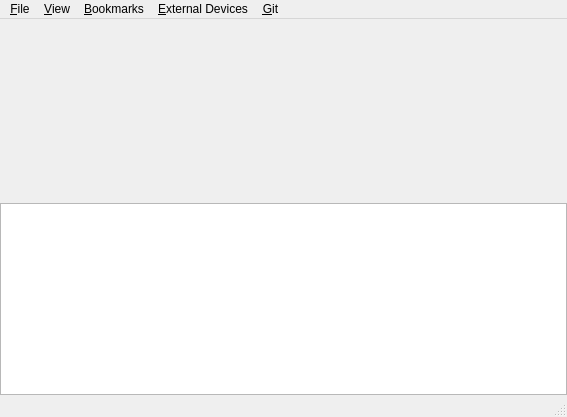
<?xml version="1.0" encoding="UTF-8"?>
<ui version="4.0">
 <class>MainUI</class>
 <widget class="QMainWindow" name="MainUI">
  <property name="geometry">
   <rect>
    <x>0</x>
    <y>0</y>
    <width>567</width>
    <height>417</height>
   </rect>
  </property>
  <property name="windowTitle">
   <string>Insight</string>
  </property>
  <widget class="QWidget" name="centralwidget">
   <layout class="QVBoxLayout" name="verticalLayout_3">
    <property name="leftMargin">
     <number>0</number>
    </property>
    <property name="topMargin">
     <number>0</number>
    </property>
    <property name="rightMargin">
     <number>0</number>
    </property>
    <property name="bottomMargin">
     <number>0</number>
    </property>
    <item>
     <widget class="QStackedWidget" name="stackedWidget">
      <property name="currentIndex">
       <number>0</number>
      </property>
      <widget class="QWidget" name="page_browser">
       <layout class="QHBoxLayout" name="BrowserPageLayout">
        <property name="spacing">
         <number>0</number>
        </property>
        <property name="leftMargin">
         <number>0</number>
        </property>
        <property name="topMargin">
         <number>0</number>
        </property>
        <property name="rightMargin">
         <number>0</number>
        </property>
        <property name="bottomMargin">
         <number>0</number>
        </property>
        <item>
         <widget class="QScrollArea" name="scroll_browsers">
          <property name="frameShape">
           <enum>QFrame::NoFrame</enum>
          </property>
          <property name="verticalScrollBarPolicy">
           <enum>Qt::ScrollBarAlwaysOff</enum>
          </property>
          <property name="sizeAdjustPolicy">
           <enum>QAbstractScrollArea::AdjustToContents</enum>
          </property>
          <property name="widgetResizable">
           <bool>true</bool>
          </property>
          <widget class="QWidget" name="scrollAreaWidgetContents">
           <property name="geometry">
            <rect>
             <x>0</x>
             <y>0</y>
             <width>567</width>
             <height>175</height>
            </rect>
           </property>
           <layout class="QHBoxLayout" name="BrowserLayout">
            <property name="spacing">
             <number>0</number>
            </property>
            <property name="leftMargin">
             <number>0</number>
            </property>
            <property name="topMargin">
             <number>0</number>
            </property>
            <property name="rightMargin">
             <number>0</number>
            </property>
            <property name="bottomMargin">
             <number>0</number>
            </property>
           </layout>
          </widget>
         </widget>
        </item>
       </layout>
      </widget>
      <widget class="QWidget" name="page_player"/>
      <widget class="QWidget" name="page_image"/>
     </widget>
    </item>
    <item>
     <widget class="QTreeView" name="transferTreeView">
      <property name="sizePolicy">
       <sizepolicy hsizetype="Expanding" vsizetype="Minimum">
        <horstretch>0</horstretch>
        <verstretch>0</verstretch>
       </sizepolicy>
      </property>
     </widget>
    </item>
   </layout>
  </widget>
  <widget class="QMenuBar" name="menubar">
   <property name="geometry">
    <rect>
     <x>0</x>
     <y>0</y>
     <width>567</width>
     <height>22</height>
    </rect>
   </property>
   <widget class="QMenu" name="menuFile">
    <property name="title">
     <string>&amp;File</string>
    </property>
    <addaction name="actionNew_Window"/>
    <addaction name="actionNew_Tab"/>
    <addaction name="actionSearch"/>
    <addaction name="separator"/>
    <addaction name="actionNew_Dir"/>
    <addaction name="separator"/>
    <addaction name="actionClose_Browser"/>
    <addaction name="separator"/>
    <addaction name="actionOpen_as_Root"/>
    <addaction name="separator"/>
    <addaction name="actionClose"/>
   </widget>
   <widget class="QMenu" name="menuView">
    <property name="title">
     <string>&amp;View</string>
    </property>
    <widget class="QMenu" name="menuView_Mode">
     <property name="title">
      <string>View Mode</string>
     </property>
     <addaction name="actionTabs"/>
    </widget>
    <widget class="QMenu" name="menuSort_Mode">
     <property name="title">
      <string>Sort Mode</string>
     </property>
    </widget>
    <addaction name="actionRefresh"/>
    <addaction name="separator"/>
    <addaction name="actionShow_Thumbnails"/>
    <addaction name="actionView_Hidden_Files"/>
    <addaction name="actionVerify_File_Delete"/>
    <addaction name="separator"/>
    <addaction name="menuView_Mode"/>
    <addaction name="menuSort_Mode"/>
   </widget>
   <widget class="QMenu" name="menuBookmarks">
    <property name="title">
     <string>&amp;Bookmarks</string>
    </property>
    <addaction name="actionManage_Bookmarks"/>
    <addaction name="actionAdd_Bookmark"/>
    <addaction name="separator"/>
   </widget>
   <widget class="QMenu" name="menuExternal_Devices">
    <property name="title">
     <string>&amp;External Devices</string>
    </property>
    <addaction name="actionScan"/>
    <addaction name="separator"/>
   </widget>
   <widget class="QMenu" name="menuGit">
    <property name="title">
     <string>&amp;Git</string>
    </property>
    <addaction name="actionRepo_Status"/>
    <addaction name="actionClone_Repository"/>
   </widget>
   <addaction name="menuFile"/>
   <addaction name="menuView"/>
   <addaction name="menuBookmarks"/>
   <addaction name="menuExternal_Devices"/>
   <addaction name="menuGit"/>
  </widget>
  <widget class="QStatusBar" name="statusbar"/>
  <action name="actionNew_Tab">
   <property name="text">
    <string>New Tab</string>
   </property>
   <property name="toolTip">
    <string>New Browser</string>
   </property>
   <property name="shortcut">
    <string>Ctrl+T</string>
   </property>
   <property name="shortcutContext">
    <enum>Qt::ApplicationShortcut</enum>
   </property>
  </action>
  <action name="actionClose">
   <property name="text">
    <string>Exit</string>
   </property>
   <property name="shortcut">
    <string>Ctrl+Q</string>
   </property>
   <property name="shortcutContext">
    <enum>Qt::ApplicationShortcut</enum>
   </property>
  </action>
  <action name="action_Preferences">
   <property name="text">
    <string>&amp;Preferences</string>
   </property>
  </action>
  <action name="actionView_Hidden_Files">
   <property name="checkable">
    <bool>true</bool>
   </property>
   <property name="checked">
    <bool>true</bool>
   </property>
   <property name="text">
    <string>Show Hidden Files</string>
   </property>
  </action>
  <action name="actionScan">
   <property name="text">
    <string>Scan for Devices</string>
   </property>
  </action>
  <action name="actionManage_Bookmarks">
   <property name="enabled">
    <bool>true</bool>
   </property>
   <property name="text">
    <string>Manage Bookmarks</string>
   </property>
   <property name="whatsThis">
    <string notr="true"/>
   </property>
  </action>
  <action name="actionShow_Action_Buttons">
   <property name="checkable">
    <bool>true</bool>
   </property>
   <property name="checked">
    <bool>true</bool>
   </property>
   <property name="text">
    <string>Show Action Buttons</string>
   </property>
  </action>
  <action name="actionShow_Thumbnails">
   <property name="checkable">
    <bool>true</bool>
   </property>
   <property name="checked">
    <bool>true</bool>
   </property>
   <property name="text">
    <string>Show Image Previews</string>
   </property>
  </action>
  <action name="actionSearch">
   <property name="text">
    <string>Search Directory...</string>
   </property>
   <property name="shortcut">
    <string>Ctrl+F</string>
   </property>
   <property name="shortcutContext">
    <enum>Qt::ApplicationShortcut</enum>
   </property>
  </action>
  <action name="actionTabs">
   <property name="text">
    <string notr="true">details</string>
   </property>
   <property name="iconText">
    <string notr="true">details</string>
   </property>
   <property name="toolTip">
    <string notr="true">details</string>
   </property>
  </action>
  <action name="actionTabs_2">
   <property name="text">
    <string notr="true">tabs</string>
   </property>
   <property name="iconText">
    <string notr="true">tabs</string>
   </property>
   <property name="toolTip">
    <string notr="true">tabs</string>
   </property>
  </action>
  <action name="actionIncrease_Icon_Size">
   <property name="text">
    <string>Increase Icon Size</string>
   </property>
  </action>
  <action name="actionDecrease_Icon_Size">
   <property name="text">
    <string>Decrease Icon Size</string>
   </property>
  </action>
  <action name="actionLarger_Icons">
   <property name="text">
    <string>Larger Icons</string>
   </property>
   <property name="shortcut">
    <string>Ctrl++</string>
   </property>
   <property name="shortcutContext">
    <enum>Qt::ApplicationShortcut</enum>
   </property>
  </action>
  <action name="actionSmaller_Icons">
   <property name="text">
    <string>Smaller Icons</string>
   </property>
   <property name="shortcut">
    <string>Ctrl+-</string>
   </property>
   <property name="shortcutContext">
    <enum>Qt::ApplicationShortcut</enum>
   </property>
  </action>
  <action name="actionNew_Window">
   <property name="text">
    <string>New Window</string>
   </property>
   <property name="shortcut">
    <string>Ctrl+N</string>
   </property>
   <property name="shortcutContext">
    <enum>Qt::ApplicationShortcut</enum>
   </property>
  </action>
  <action name="actionAdd_Bookmark">
   <property name="text">
    <string>Add Bookmark</string>
   </property>
   <property name="shortcut">
    <string>Ctrl+D</string>
   </property>
   <property name="shortcutContext">
    <enum>Qt::ApplicationShortcut</enum>
   </property>
  </action>
  <action name="actionRename">
   <property name="text">
    <string>Rename...</string>
   </property>
   <property name="shortcut">
    <string>F2</string>
   </property>
   <property name="shortcutContext">
    <enum>Qt::ApplicationShortcut</enum>
   </property>
  </action>
  <action name="actionCut_Selection">
   <property name="text">
    <string>Cut Selection</string>
   </property>
   <property name="shortcut">
    <string>Ctrl+X</string>
   </property>
   <property name="shortcutContext">
    <enum>Qt::ApplicationShortcut</enum>
   </property>
  </action>
  <action name="actionCopy_Selection">
   <property name="text">
    <string>Copy Selection</string>
   </property>
   <property name="shortcut">
    <string>Ctrl+C</string>
   </property>
   <property name="shortcutContext">
    <enum>Qt::ApplicationShortcut</enum>
   </property>
  </action>
  <action name="actionPaste">
   <property name="text">
    <string>Paste</string>
   </property>
   <property name="shortcut">
    <string>Ctrl+V</string>
   </property>
   <property name="shortcutContext">
    <enum>Qt::ApplicationShortcut</enum>
   </property>
  </action>
  <action name="actionDelete_Selection">
   <property name="text">
    <string>Delete Selection</string>
   </property>
   <property name="shortcut">
    <string>Del</string>
   </property>
   <property name="shortcutContext">
    <enum>Qt::ApplicationShortcut</enum>
   </property>
  </action>
  <action name="actionRefresh">
   <property name="text">
    <string>Refresh</string>
   </property>
   <property name="shortcut">
    <string>F5</string>
   </property>
   <property name="shortcutContext">
    <enum>Qt::ApplicationShortcut</enum>
   </property>
  </action>
  <action name="actionClose_Browser">
   <property name="text">
    <string>Close Tab</string>
   </property>
   <property name="shortcut">
    <string>Ctrl+W</string>
   </property>
   <property name="shortcutContext">
    <enum>Qt::ApplicationShortcut</enum>
   </property>
  </action>
  <action name="actionRepo_Status">
   <property name="text">
    <string>Repo Status</string>
   </property>
  </action>
  <action name="actionClone_Repository">
   <property name="text">
    <string>Clone Repository</string>
   </property>
  </action>
  <action name="actionView_showDirTreePane">
   <property name="checkable">
    <bool>true</bool>
   </property>
   <property name="text">
    <string>Show Directory Tree Window</string>
   </property>
   <property name="toolTip">
    <string>Show Directory Tree Pane</string>
   </property>
   <property name="shortcut">
    <string>Ctrl+P</string>
   </property>
  </action>
  <action name="actionOpen_as_Root">
   <property name="text">
    <string>Open as Root</string>
   </property>
  </action>
  <action name="actionVerify_File_Delete">
   <property name="checkable">
    <bool>true</bool>
   </property>
   <property name="checked">
    <bool>true</bool>
   </property>
   <property name="text">
    <string>Verify File Delete</string>
   </property>
  </action>
  <action name="actionSortTabs">
   <property name="text">
    <string>Sort by Name</string>
   </property>
  </action>
  <action name="actionNew_Dir">
   <property name="text">
    <string>Create Directory</string>
   </property>
   <property name="toolTip">
    <string>Create Directory</string>
   </property>
   <property name="shortcut">
    <string>Ctrl+Shift+N</string>
   </property>
   <property name="shortcutContext">
    <enum>Qt::WidgetWithChildrenShortcut</enum>
   </property>
  </action>
 </widget>
 <resources/>
 <connections/>
</ui>
